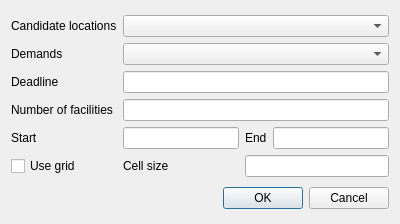
<?xml version="1.0" encoding="UTF-8"?>
<ui version="4.0">
 <class>LocationAllocationDialog</class>
 <widget class="QDialog" name="LocationAllocationDialog">
  <property name="geometry">
   <rect>
    <x>0</x>
    <y>0</y>
    <width>400</width>
    <height>224</height>
   </rect>
  </property>
  <property name="windowTitle">
   <string>Dialog</string>
  </property>
  <layout class="QGridLayout" name="gridLayout">
   <item row="0" column="0">
    <layout class="QGridLayout" name="gridLayout_2">
     <item row="0" column="1" colspan="3">
      <widget class="QComboBox" name="combo_candidates"/>
     </item>
     <item row="0" column="0">
      <widget class="QLabel" name="label_candidates">
       <property name="text">
        <string>Candidate locations</string>
       </property>
      </widget>
     </item>
     <item row="3" column="1" colspan="3">
      <widget class="QLineEdit" name="lineEdit_facilities"/>
     </item>
     <item row="4" column="0">
      <widget class="QLabel" name="label_start">
       <property name="text">
        <string>Start</string>
       </property>
      </widget>
     </item>
     <item row="3" column="0">
      <widget class="QLabel" name="label_facilities">
       <property name="text">
        <string>Number of facilities</string>
       </property>
      </widget>
     </item>
     <item row="2" column="1" colspan="3">
      <widget class="QLineEdit" name="lineEdit_deadline"/>
     </item>
     <item row="4" column="3">
      <widget class="QLineEdit" name="lineEdit_end"/>
     </item>
     <item row="2" column="0">
      <widget class="QLabel" name="label_deadline">
       <property name="text">
        <string>Deadline</string>
       </property>
      </widget>
     </item>
     <item row="1" column="1" colspan="3">
      <widget class="QComboBox" name="combo_demands"/>
     </item>
     <item row="1" column="0">
      <widget class="QLabel" name="label_demands">
       <property name="text">
        <string>Demands</string>
       </property>
      </widget>
     </item>
     <item row="4" column="2">
      <widget class="QLabel" name="label_end">
       <property name="text">
        <string>End</string>
       </property>
      </widget>
     </item>
     <item row="4" column="1">
      <widget class="QLineEdit" name="lineEdit_start"/>
     </item>
     <item row="5" column="0">
      <widget class="QCheckBox" name="checkBox_useGrid">
       <property name="text">
        <string>Use grid</string>
       </property>
      </widget>
     </item>
     <item row="5" column="1">
      <widget class="QLabel" name="label_cellSize">
       <property name="text">
        <string>Cell size</string>
       </property>
      </widget>
     </item>
     <item row="5" column="2" colspan="2">
      <widget class="QLineEdit" name="lineEdit_cellSize"/>
     </item>
    </layout>
   </item>
   <item row="1" column="0">
    <widget class="QDialogButtonBox" name="buttonBox">
     <property name="orientation">
      <enum>Qt::Horizontal</enum>
     </property>
     <property name="standardButtons">
      <set>QDialogButtonBox::Cancel|QDialogButtonBox::Ok</set>
     </property>
    </widget>
   </item>
  </layout>
 </widget>
 <resources/>
 <connections>
  <connection>
   <sender>buttonBox</sender>
   <signal>accepted()</signal>
   <receiver>LocationAllocationDialog</receiver>
   <slot>accept()</slot>
   <hints>
    <hint type="sourcelabel">
     <x>248</x>
     <y>254</y>
    </hint>
    <hint type="destinationlabel">
     <x>157</x>
     <y>274</y>
    </hint>
   </hints>
  </connection>
  <connection>
   <sender>buttonBox</sender>
   <signal>rejected()</signal>
   <receiver>LocationAllocationDialog</receiver>
   <slot>reject()</slot>
   <hints>
    <hint type="sourcelabel">
     <x>316</x>
     <y>260</y>
    </hint>
    <hint type="destinationlabel">
     <x>286</x>
     <y>274</y>
    </hint>
   </hints>
  </connection>
 </connections>
</ui>
